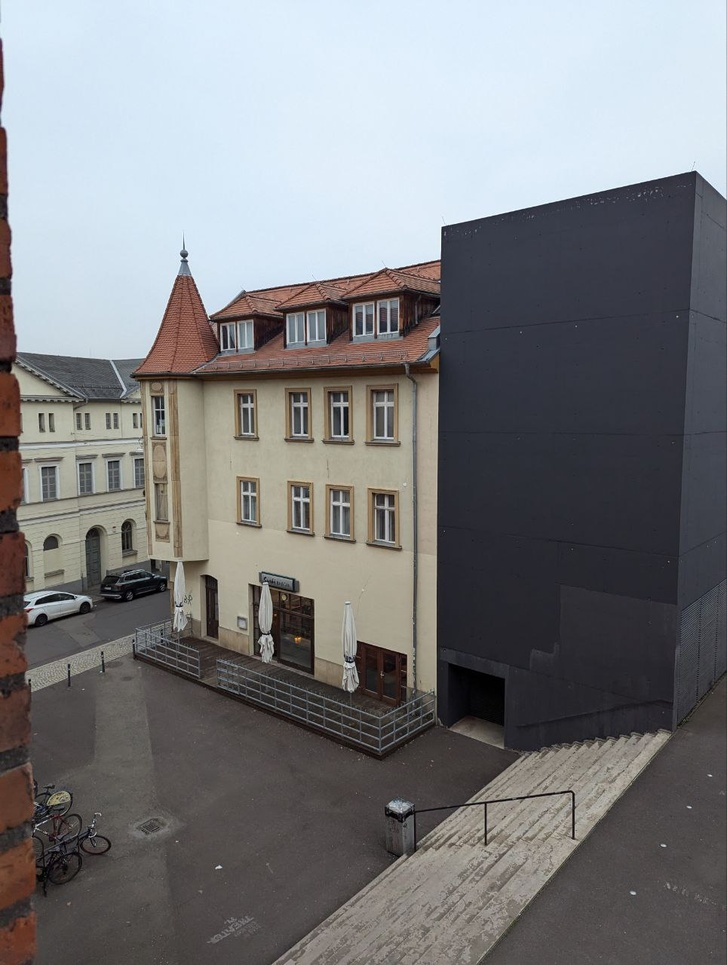
%> input picture Assignment 2/Submission/1_left.jpg, 727 x 965 px, shrunk from 964 x 1280 before the run
$ octave --eval "Assignment_2;"   (GNU Octave 9; MATLAB toolbox functions it lacks are replaced by stand-ins)
%> lines starting %> are read from the running program, lines starting %| are printed output that depends on the picture
function Assignment_2

    % Load images
    img1 = imread('1_left.jpg');
%> img1 is the input picture: size 965x727x3 uint8; mean R, G, B 123.2, 124.1, 126.3
    img2 = imread('2_central.jpg');
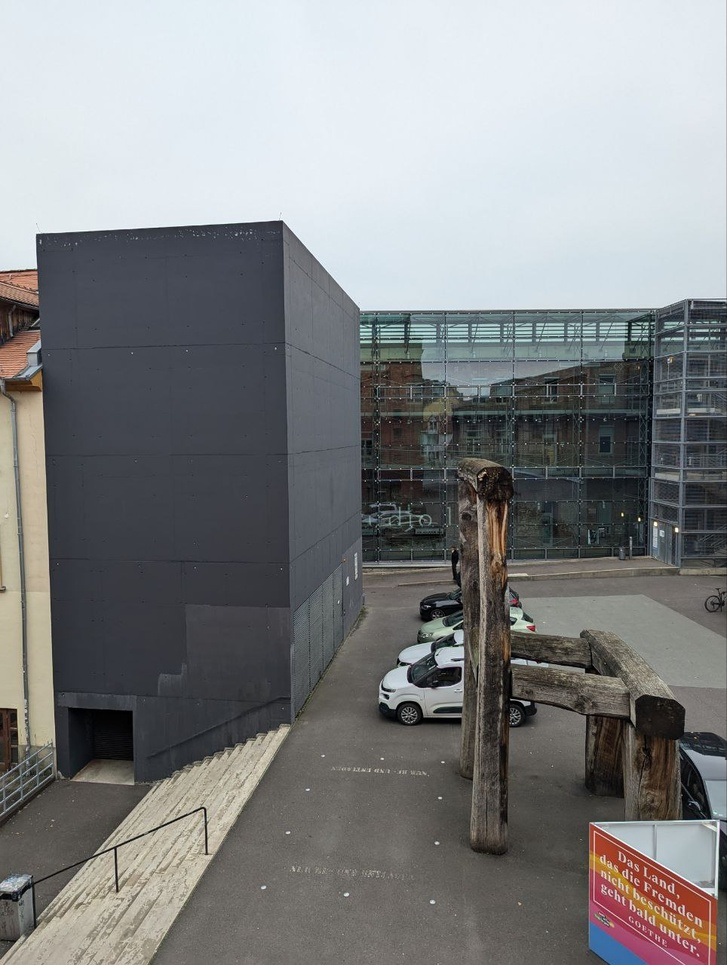
%> input picture Assignment 2/Submission/2_central.jpg, 727 x 965 px, shrunk from 964 x 1280 before the run
%> img2 is the input picture: size 965x727x3 uint8; mean R, G, B 129.1, 130.7, 131.5
    img3 = imread('3_right.jpg');
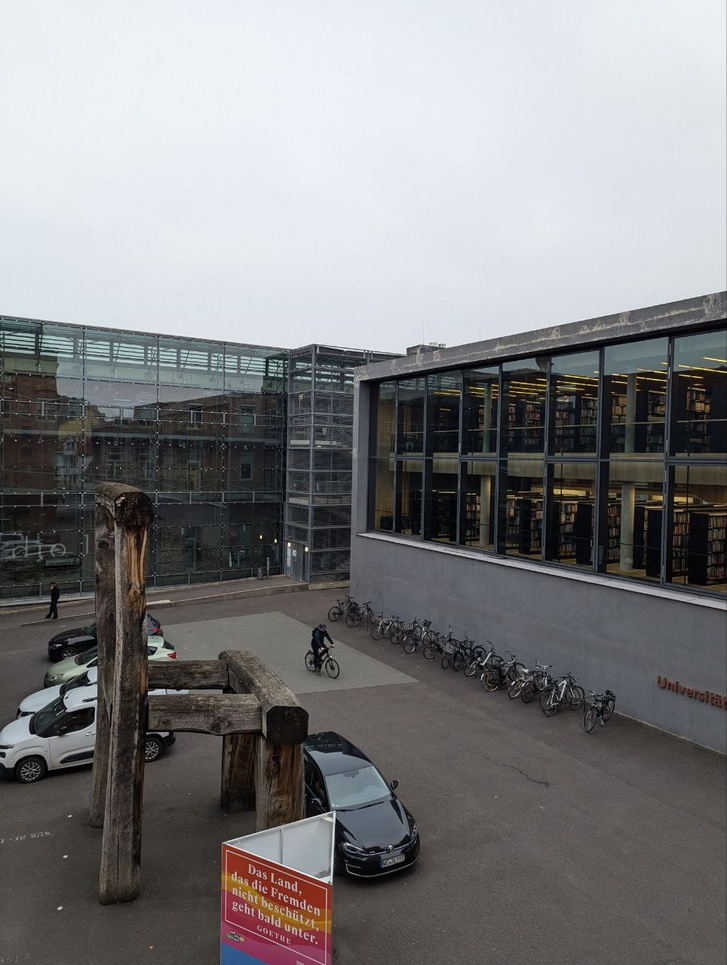
%> input picture Assignment 2/Submission/3_right.jpg, 727 x 965 px, shrunk from 964 x 1280 before the run
%> img3 is the input picture: size 965x727x3 uint8; mean R, G, B 126.7, 126.8, 128

    % Display images
    figure('Name', 'Three Images', 'NumberTitle', 'off');
    subplot(1, 3, 1);
    imshow(img1);
    title('Left Image');
    subplot(1, 3, 2);
    imshow(img2);
    title('Central Image');
    subplot(1, 3, 3);
    imshow(img3);
    title('Right Image');

    % Compute homography H_left_to_central
    H_1_2 = computeHomography(img1, img2);
% [19 lines not run here, left out]
function H = computeHomography(imag_a, imag_b)
    figure('Name', 'Image Correspondence', 'NumberTitle', 'off');
    subplot(1, 2, 1);
    imshow(imag_a);
    title('First Image');
    subplot(1, 2, 2);
    imshow(imag_b);
    title('Second Image');

    % Select 4 points in the first image (imag_a)
    disp('Select 4 points between the two images');
    subplot(1, 2, 1);
%> (the run ends here)
